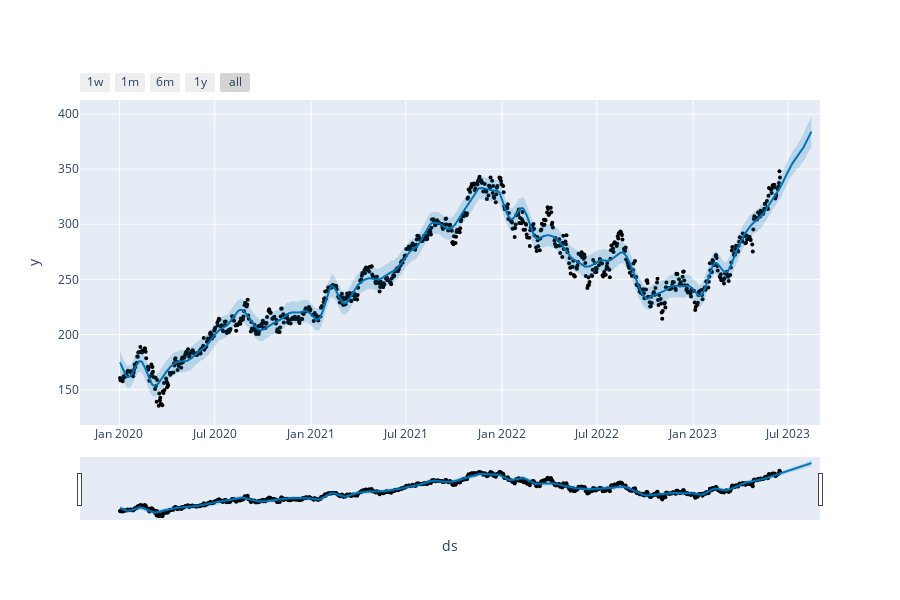

The notebook cell saved with this chart:
### Code cell
from prophet.plot import plot_plotly, plot_components_plotly

plot_plotly(m_pro, forecast_pro)

### Figure 1 — Plotly figure (JSON) as saved in the notebook; plotly's stock layout.template omitted (floating-point values rounded to 4 significant figures; data arrays with more than 128 entries replaced by an {"elided": "..."} marker saying what was removed)
{"data": [{"marker": {"color": "black", "size": 4}, "mode": "markers", "name": "Actual", "type": "scatter", "x": {"elided": "871 str values"}, "y": {"elided": "871 float values"}}, {"hoverinfo": "skip", "line": {"width": 0}, "mode": "lines", "type": "scatter", "x": {"elided": "931 str values"}, "y": {"elided": "931 float values"}}, {"fill": "tonexty", "fillcolor": "rgba(0, 114, 178, 0.2)", "line": {"color": "#0072B2", "width": 2}, "mode": "lines", "name": "Predicted", "type": "scatter", "x": {"elided": "931 str values"}, "y": {"elided": "931 float values"}}, {"fill": "tonexty", "fillcolor": "rgba(0, 114, 178, 0.2)", "hoverinfo": "skip", "line": {"width": 0}, "mode": "lines", "type": "scatter", "x": {"elided": "931 str values"}, "y": {"elided": "931 float values"}}], "layout": {"height": 600, "showlegend": false, "width": 900, "xaxis": {"rangeselector": {"buttons": [{"count": 7, "label": "1w", "step": "day", "stepmode": "backward"}, {"count": 1, "label": "1m", "step": "month", "stepmode": "backward"}, {"count": 6, "label": "6m", "step": "month", "stepmode": "backward"}, {"count": 1, "label": "1y", "step": "year", "stepmode": "backward"}, {"step": "all"}]}, "rangeslider": {"visible": true}, "title": {"text": "ds"}, "type": "date"}, "yaxis": {"title": {"text": "y"}}}}
